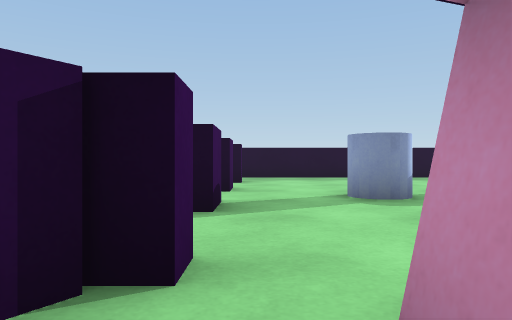
View 1 (above)

20 first-person views from a walk through a 3-D level made in the Unity game engine. The camera is 0.59 m above the floor, looks level and sees 70° across. The floor is counted in squares, 1 m on a side. Each view is taken from the middle of a square. On the plan, view 1 faces up. The plan holds only what a view shows up to about 10 squares ahead; the rest is blank.

View 2
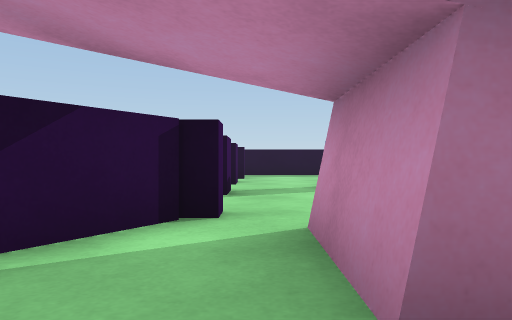

View 3
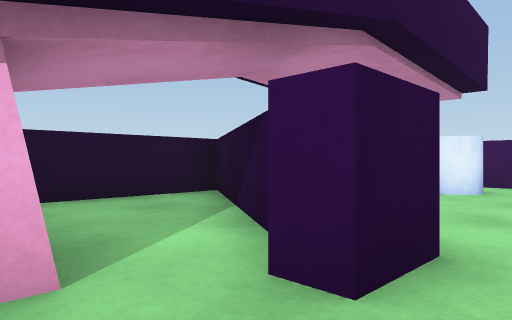

View 4
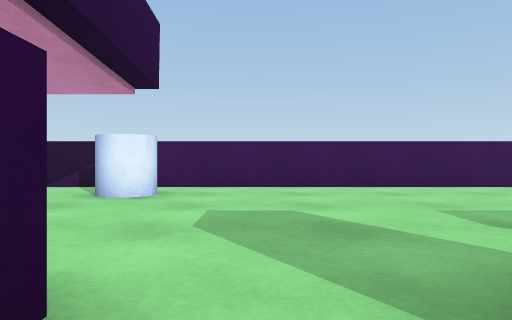

View 5
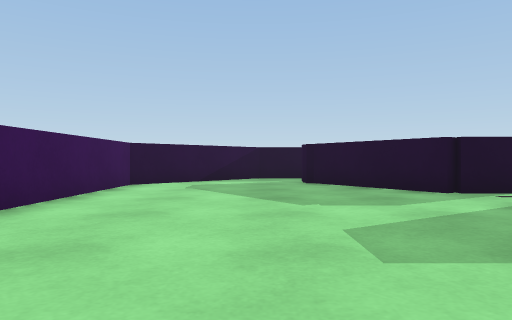

View 6
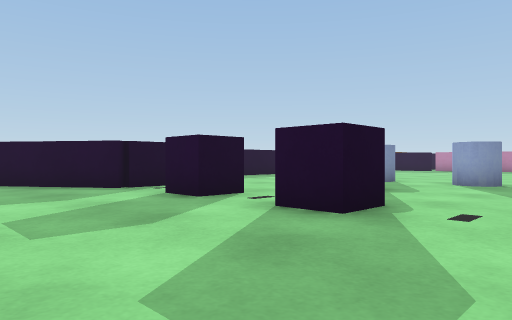

View 7
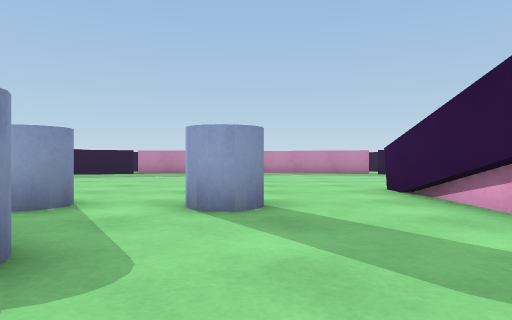

View 8
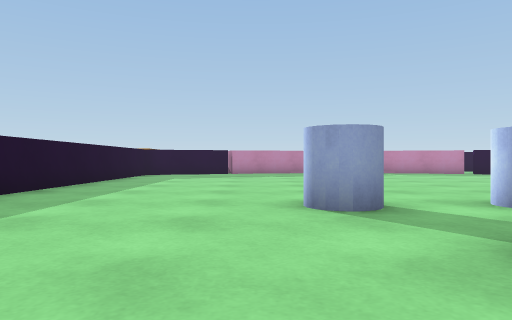

View 9
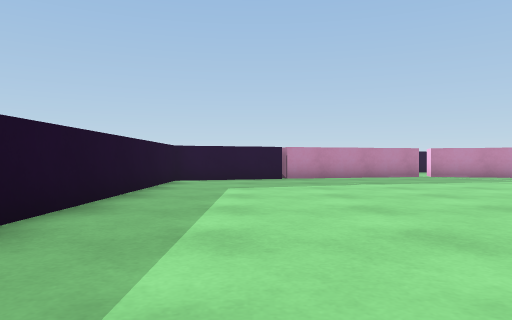

View 10
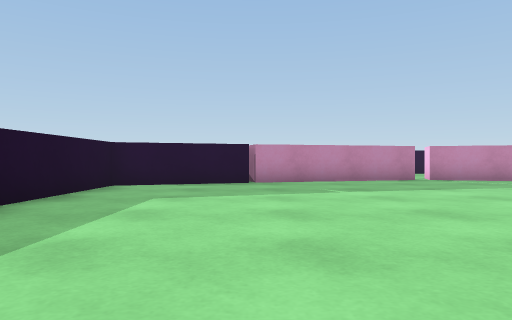

View 11
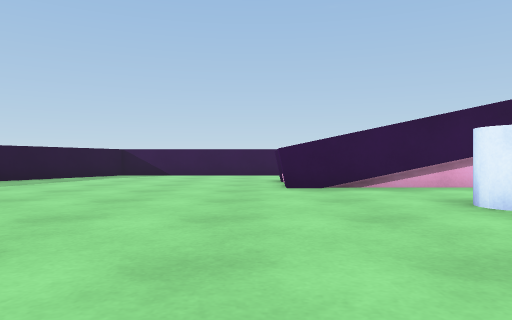

View 12
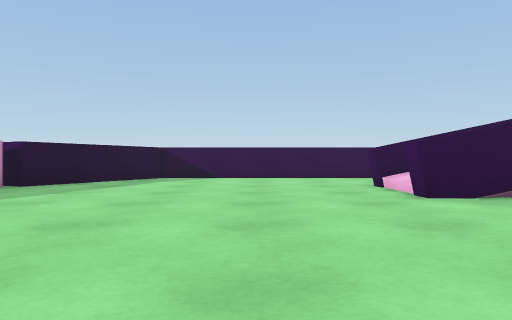

View 13
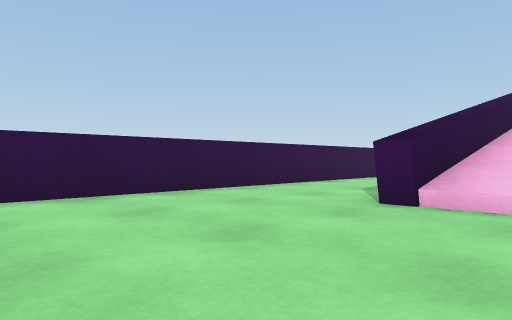

View 14
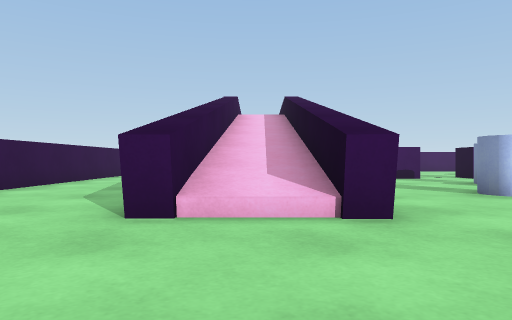

View 15
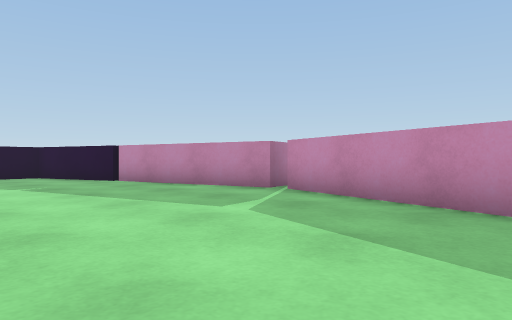

View 16
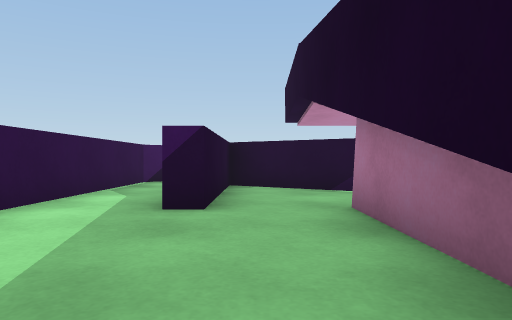

View 17
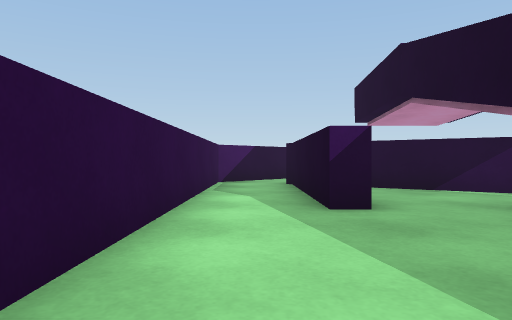

View 18
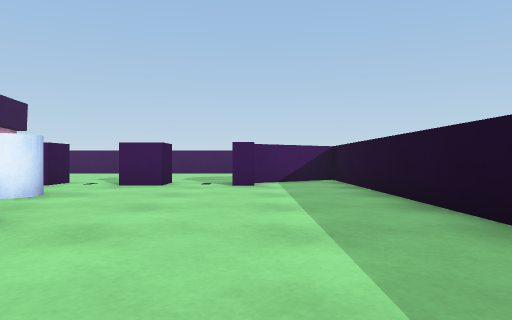

View 19
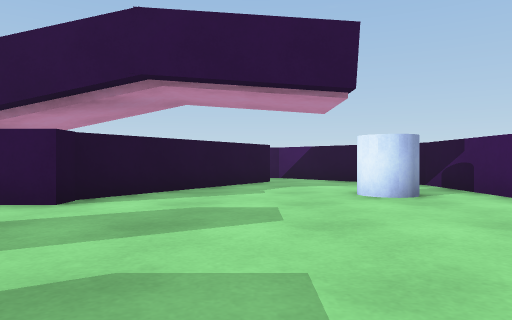

View 20
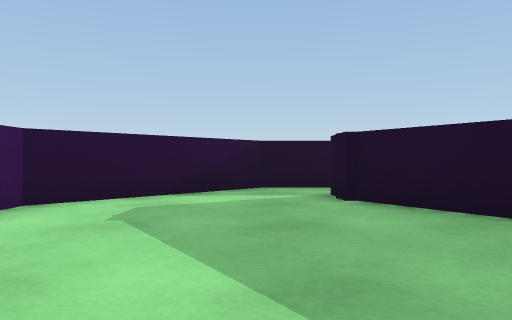

### Floor plan
Ten units are one square. View 1 is at (0, 0); x grows to the right and y downward. Boxes are objects, and circles mark ways between rooms. Rooms are numbered by the first view taken in them; rooms with no view inside come last. Other rooms are left out.
<svg viewBox="-85 -153 258 208">
<path fill="none" stroke="#000" d="M5 8 5 -12M-9 -14 -35 26 6 26M35 -14 75 -14 75 -9 41 -9M34 -12 64 -12M73 -15 73 14M37 8 75 8 75 14M34 8 5 8M40 13 20 12M-16 -95 -38 -127M6 26 6 31M-20 -110 -13 -100M4 50 110 50M155 -91 144 -123 -20 -123M-37 -122 -37 -134M168 -43 156 -90M154 9 168 -39M141 31 152 11M-44 30 -14 -16M-34 -148 -49 -148 -80 -117 -80 16M6 31 -38 31M-48 50 4 50"/>
<rect x="-65" y="-15" width="10" height="10" fill="#bbb"><title>cylinder</title></rect>
<rect x="-15" y="-25" width="10" height="10" fill="#bbb"><title>block</title></rect>
<rect x="-15" y="-55" width="10" height="20" fill="#bbb"><title>cube</title></rect>
<rect x="-15" y="-85" width="10" height="20" fill="#bbb"><title>cube</title></rect>
<rect x="-15" y="-105" width="10" height="10" fill="#bbb"><title>block</title></rect>
<rect x="15" y="-65" width="10" height="10" fill="#bbb"><title>cylinder</title></rect>
<rect x="35" y="-55" width="20" height="20" fill="#bbb"><title>cylinder</title></rect>
<rect x="35" y="-75" width="20" height="10" fill="#bbb"><title>cylinder</title></rect>
<circle cx="0" cy="5" r="3" fill="#2a7"/>
<circle cx="-40" cy="40" r="3" fill="#2a7"/>
<circle cx="0" cy="40" r="3" fill="#2a7"/>
<text x="-10" y="10">1</text>
<text x="50" y="-50">2</text>
<text x="-20" y="40">3</text>
</svg>
Room 1 opens to room 2. Room 2 opens to room 3.

Where each view was taken, in squares from view 1:
view 1: 0 up, 0 right, facing up
view 2: 2 down, 0 right, facing up
view 3: 3 up, 1 right, facing down-left
view 4: 3 up, 0 right, facing left
view 5: 3 up, 5 left, facing up
view 6: 2 up, 5 left, facing up-right
view 7: 4 up, 0 right, facing right
view 8: 8 up, 0 right, facing right
view 9: 10 up, 4 right, facing right
view 10: 9 up, 6 right, facing right
view 11: 9 up, 8 right, facing down
view 12: 7 up, 10 right, facing down
view 13: 1 up, 12 right, facing down-left
view 14: 0 up, 11 right, facing left
view 15: 1 down, 11 right, facing up-right
view 16: 2 down, 5 right, facing left
view 17: 4 down, 5 right, facing left
view 18: 10 up, 8 right, facing left
view 19: 7 up, 4 left, facing down
view 20: 7 up, 5 left, facing up
